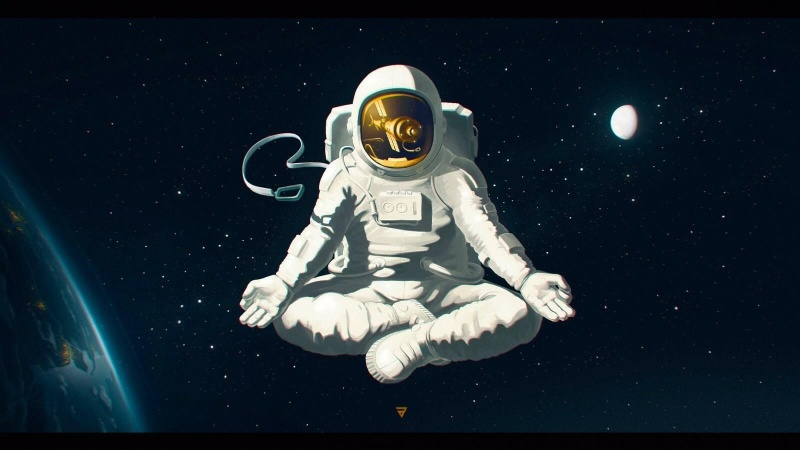
#> input picture test.jpeg, 1600 x 900 px (shown at 1/2 size)
$ python CV_test.py
#> lines starting #> are read from the running program, lines starting #| are printed output that depends on the picture
import cv2

img = cv2.imread('test.jpeg')
#> img is the input picture: shape (900, 1600, 3); mean B, G, R 49.8, 41.5, 29.1
print(img.shape)
#| (900, 1600, 3)
img = cv2.resize(img, (500, 500))
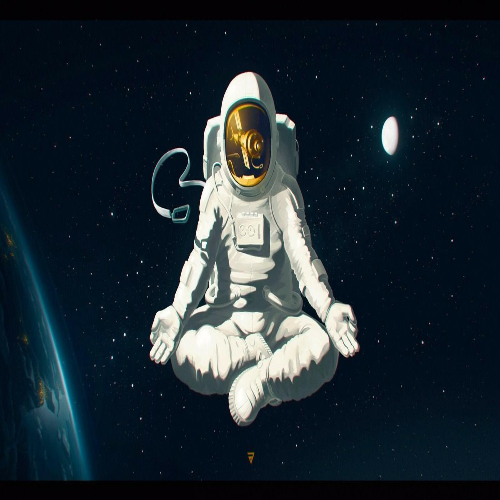
#> img: shape (500, 500, 3); mean B, G, R 49.8, 41.4, 29.1
print(img)
#> (printed output is left out)
cv2.imshow('Result', img)
cv2.waitKey()
